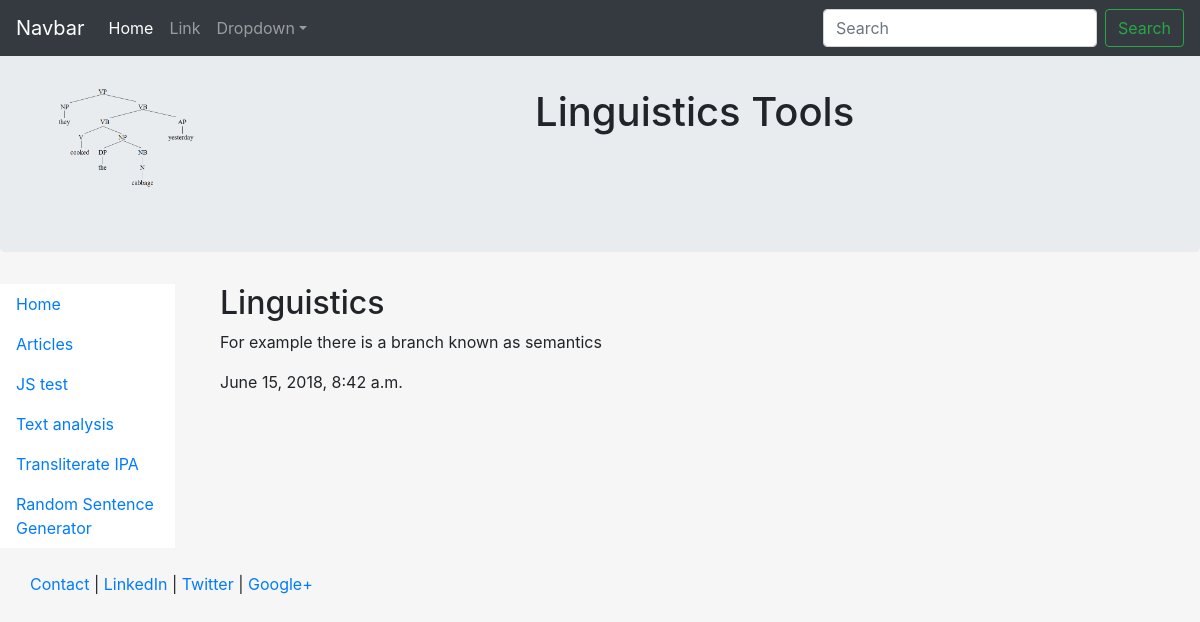
Page /articles/trial/ on the committed database.
### articles/models.py (models this page shows, shortened)
class Article(models.Model):
    title = models.CharField(max_length = 100)
    slug = models.SlugField()
    body = models.TextField()
    date = models.DateTimeField(auto_now_add=True)

### articles/views.py (the view)
# urls.py: re_path(r'^(?P<slug>[\w-]+)/$', views.article_detail, name="detail")
def article_detail(request, slug):
    article = Article.objects.get(slug = slug)
    return render(request, 'articles/article_detail.html', {'article': article})

### articles/templates/articles/article_detail.html
{% extends 'base_layout.html' %}
{% block content %}
<div class = "article_detail">
  <div class = "article">
    <h2> {{article.title}} </h2>
    <p> {{article.body}} </p>
    <p> {{article.date}} </p>
  </div>
</div>
{% endblock %}

### templates/base_layout.html (style rules this page uses)
html, body { height:100% }

### rows in the picture
Article: title "Linguistics", body "For example there is a branch known as semantics", date "June 15, 2018, 8:42 a.m."
